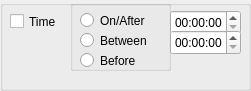
   <widget class="QGroupBox" name="timeGroupBox">
    <property name="geometry">
     <rect>
      <x>10</x>
      <y>620</y>
      <width>251</width>
      <height>91</height>
     </rect>
    </property>
    <property name="title">
     <string/>
    </property>
    <widget class="QCheckBox" name="timeCheckBox">
     <property name="geometry">
      <rect>
       <x>10</x>
       <y>10</y>
       <width>86</width>
       <height>23</height>
      </rect>
     </property>
     <property name="text">
      <string>Time</string>
     </property>
    </widget>
    <widget class="QGroupBox" name="groupBox_18">
     <property name="geometry">
      <rect>
       <x>70</x>
       <y>0</y>
       <width>101</width>
       <height>71</height>
      </rect>
     </property>
     <property name="title">
      <string/>
     </property>
     <widget class="QRadioButton" name="timeBetweenRadioButton">
      <property name="geometry">
       <rect>
        <x>10</x>
        <y>30</y>
        <width>99</width>
        <height>21</height>
       </rect>
      </property>
      <property name="text">
       <string>Between</string>
      </property>
     </widget>
     <widget class="QRadioButton" name="timeAtRadioButton">
      <property name="geometry">
       <rect>
        <x>10</x>
        <y>10</y>
        <width>81</width>
        <height>21</height>
       </rect>
      </property>
      <property name="text">
       <string>On/After</string>
      </property>
     </widget>
     <widget class="QRadioButton" name="timeBeforeRadioButton">
      <property name="geometry">
       <rect>
        <x>10</x>
        <y>50</y>
        <width>99</width>
        <height>21</height>
       </rect>
      </property>
      <property name="text">
       <string>Before</string>
      </property>
     </widget>
    </widget>
    <widget class="QTimeEdit" name="timeEdit_1">
     <property name="geometry">
      <rect>
       <x>170</x>
       <y>10</y>
       <width>71</width>
       <height>25</height>
      </rect>
     </property>
    </widget>
    <widget class="QTimeEdit" name="timeEdit_2">
     <property name="geometry">
      <rect>
       <x>170</x>
       <y>30</y>
       <width>71</width>
       <height>25</height>
      </rect>
     </property>
    </widget>
   </widget>
